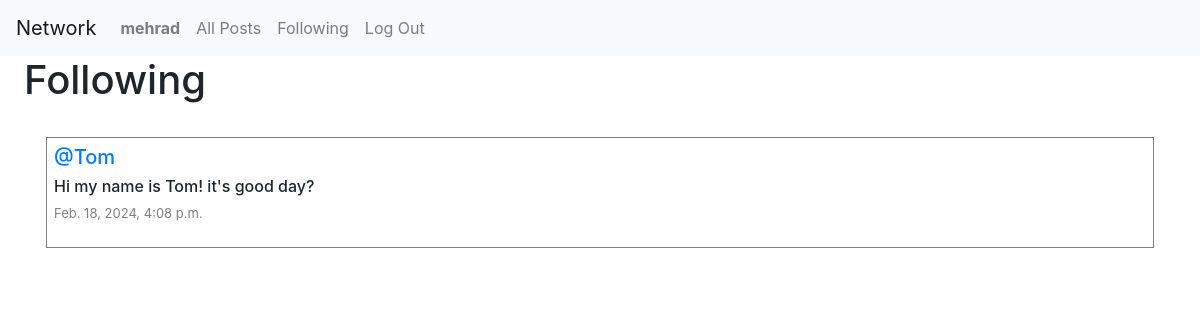
Page /following (signed in) on the committed database.
### network/models.py (models this page shows, shortened)
class User(AbstractUser):
    pass

class Post(models.Model):
    content =models.CharField(max_length=150)
    user = models.ForeignKey(User, on_delete=models.CASCADE , related_name="author")
    date = models.DateTimeField(auto_now_add=True)
    liked = models.ManyToManyField('User', default=None, blank=True, related_name='post_likes')

### network/views.py (the view)
# urls.py: path("following", views.following, name="following"),
def following(request):
    currentUser = User.objects.get(pk=request.user.id)
    followingUsers = Follow.objects.filter(user=currentUser)
    posts = Post.objects.all().order_by('id').reverse()
    followingPosts = []
    for post in posts:
        for person in followingUsers:
            if person.user_follower == post.user:
                followingPosts.append(post)
    paginator = Paginator(followingPosts, 10)
    pageNumber = request.GET.get('page')
    posts_inside_the_page = paginator.get_page(pageNumber)
    return render(request, "network/following.html",{
        "posts_inside_the_page": posts_inside_the_page
        })

### network/templates/network/following.html (shortened to what this page needs)
{% extends "network/layout.html" %}
{% block body %}
    <h1 class="mx-4">Following</h1>
    <div class="allPosts">
        {% for post in posts_inside_the_page %}
            <div class="row post mx-3">
                <h5 class="username"><a href="{% url 'profile' user_id=post.user.id %}">@{{ post.user }}</a></h5>
                <h6 class="content">{{ post.content }}</h6>
                <p class="date">{{ post.date }}</p>
            </div>
        {% endfor %}
    </div>
{% endblock %}

### network/templates/network/layout.html (shortened to what this page needs)
{% load static %}
<!DOCTYPE html>
<html lang="en">
    <head>
        <link rel="stylesheet" href="https://stackpath.bootstrapcdn.com/bootstrap/4.4.1/css/bootstrap.min.css">
        <link href="{% static 'network/styles.css' %}" rel="stylesheet">
        <link rel="stylesheet" href="https://cdnjs.cloudflare.com/ajax/libs/font-awesome/4.7.0/css/font-awesome.min.css">
    </head>
    <body>
        <nav class="navbar navbar-expand-lg navbar-light bg-light">
            <a class="navbar-brand" href="{% url 'index' %}">Network</a>
            <div>
              <ul class="navbar-nav mr-auto">
                {% if user.is_authenticated %}
                    <li class="nav-item">
                        <a class="nav-link" href="{% url 'profile' user_id=user.id %}"><strong>{{ user.username }}</strong></a>
                    </li>
                {% endif %}
                <li class="nav-item">
                  <a class="nav-link" href="{% url 'index' %}">All Posts</a>
                </li>
                {% if user.is_authenticated %}
                    <li class="nav-item">
                        <a class="nav-link" href="{% url 'following' %}">Following</a>
                    </li>
                    <li class="nav-item">
                        <a class="nav-link" href="{% url 'logout' %}">Log Out</a>
                    </li>
                {% endif %}
              </ul>
            </div>
          </nav>
        <div class="body">
            {% block body %}
            {% endblock %}
        </div>
    </body>
</html>

### network/static/network/styles.css (style rules this page uses)
.allPosts { display: flex; flex-direction: column; justify-content: flex-start; margin: 30px; }
.post { display: flex; flex-direction: column; justify-content: center; border: 1px solid gray; margin: 3px; padding: 7px; }
.date { font-size:small; color: gray; }

### rows in the picture
User: username "mehrad"
Post: user "Tom", content "Hi my name is Tom! it's good day?", date "Feb. 18, 2024, 4:08 p.m."
